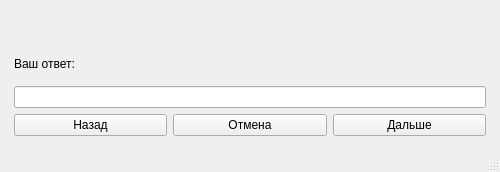
<?xml version="1.0" encoding="UTF-8"?>
<ui version="4.0">
 <class>MainWindow</class>
 <widget class="QMainWindow" name="MainWindow">
  <property name="geometry">
   <rect>
    <x>0</x>
    <y>0</y>
    <width>500</width>
    <height>172</height>
   </rect>
  </property>
  <property name="windowTitle">
   <string/>
  </property>
  <widget class="QWidget" name="centralwidget">
   <layout class="QGridLayout" name="gridLayout">
    <item row="0" column="2">
     <spacer name="horizontalSpacer_2">
      <property name="orientation">
       <enum>Qt::Horizontal</enum>
      </property>
      <property name="sizeType">
       <enum>QSizePolicy::Fixed</enum>
      </property>
      <property name="sizeHint" stdset="0">
       <size>
        <width>5</width>
        <height>5</height>
       </size>
      </property>
     </spacer>
    </item>
    <item row="0" column="1">
     <layout class="QVBoxLayout" name="verticalLayout_2">
      <property name="sizeConstraint">
       <enum>QLayout::SetDefaultConstraint</enum>
      </property>
      <item>
       <widget class="QLabel" name="label">
        <property name="font">
         <font>
          <family>Open Sans Light</family>
          <pointsize>10</pointsize>
         </font>
        </property>
        <property name="layoutDirection">
         <enum>Qt::LeftToRight</enum>
        </property>
        <property name="text">
         <string/>
        </property>
       </widget>
      </item>
      <item>
       <widget class="QLabel" name="label_2">
        <property name="text">
         <string>Ваш ответ:</string>
        </property>
       </widget>
      </item>
      <item>
       <widget class="QLineEdit" name="lineEdit">
        <property name="autoFillBackground">
         <bool>false</bool>
        </property>
       </widget>
      </item>
      <item>
       <layout class="QHBoxLayout" name="horizontalLayout">
        <item>
         <widget class="QPushButton" name="pushButton_back">
          <property name="text">
           <string>Назад</string>
          </property>
         </widget>
        </item>
        <item>
         <widget class="QPushButton" name="pushButton_cancel">
          <property name="text">
           <string>Отмена</string>
          </property>
         </widget>
        </item>
        <item>
         <widget class="QPushButton" name="pushButton_next">
          <property name="text">
           <string>Дальше</string>
          </property>
         </widget>
        </item>
       </layout>
      </item>
      <item>
       <spacer name="verticalSpacer_2">
        <property name="orientation">
         <enum>Qt::Vertical</enum>
        </property>
        <property name="sizeType">
         <enum>QSizePolicy::Fixed</enum>
        </property>
        <property name="sizeHint" stdset="0">
         <size>
          <width>5</width>
          <height>5</height>
         </size>
        </property>
       </spacer>
      </item>
     </layout>
    </item>
    <item row="0" column="0">
     <spacer name="horizontalSpacer">
      <property name="orientation">
       <enum>Qt::Horizontal</enum>
      </property>
      <property name="sizeType">
       <enum>QSizePolicy::Fixed</enum>
      </property>
      <property name="sizeHint" stdset="0">
       <size>
        <width>5</width>
        <height>5</height>
       </size>
      </property>
     </spacer>
    </item>
   </layout>
  </widget>
  <widget class="QStatusBar" name="statusbar"/>
 </widget>
 <resources/>
 <connections/>
</ui>
